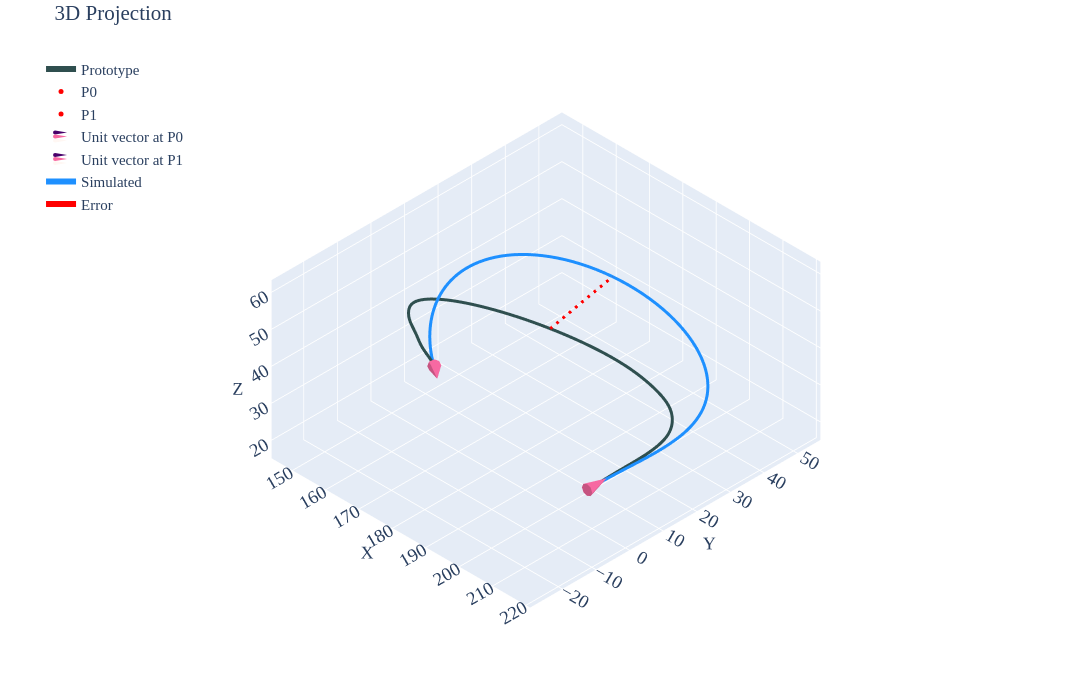
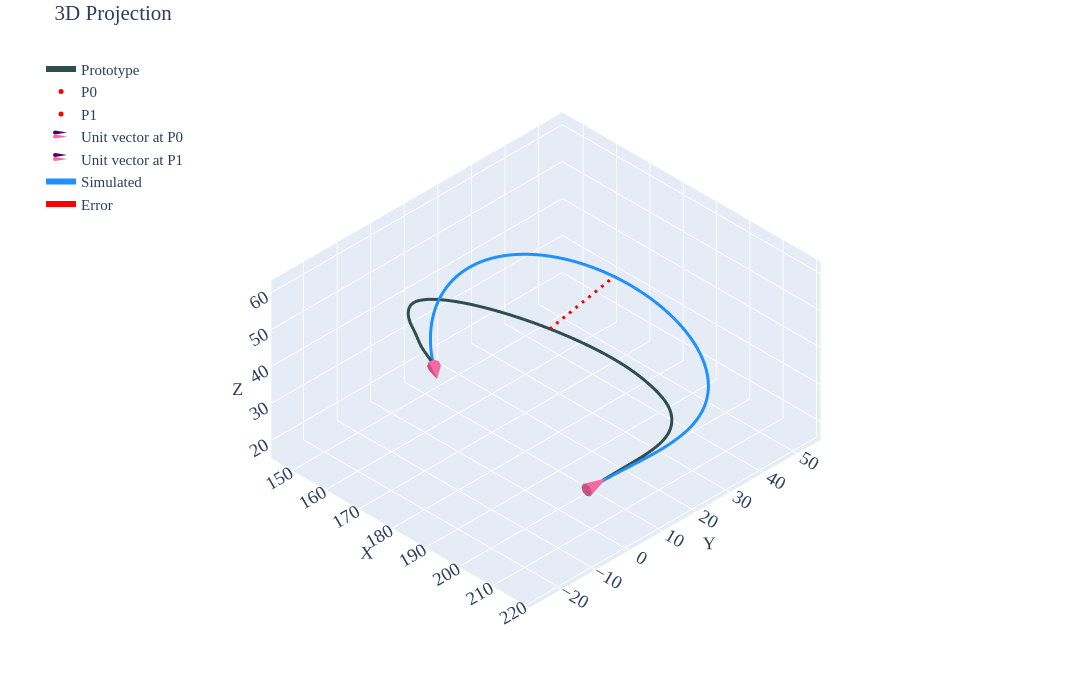
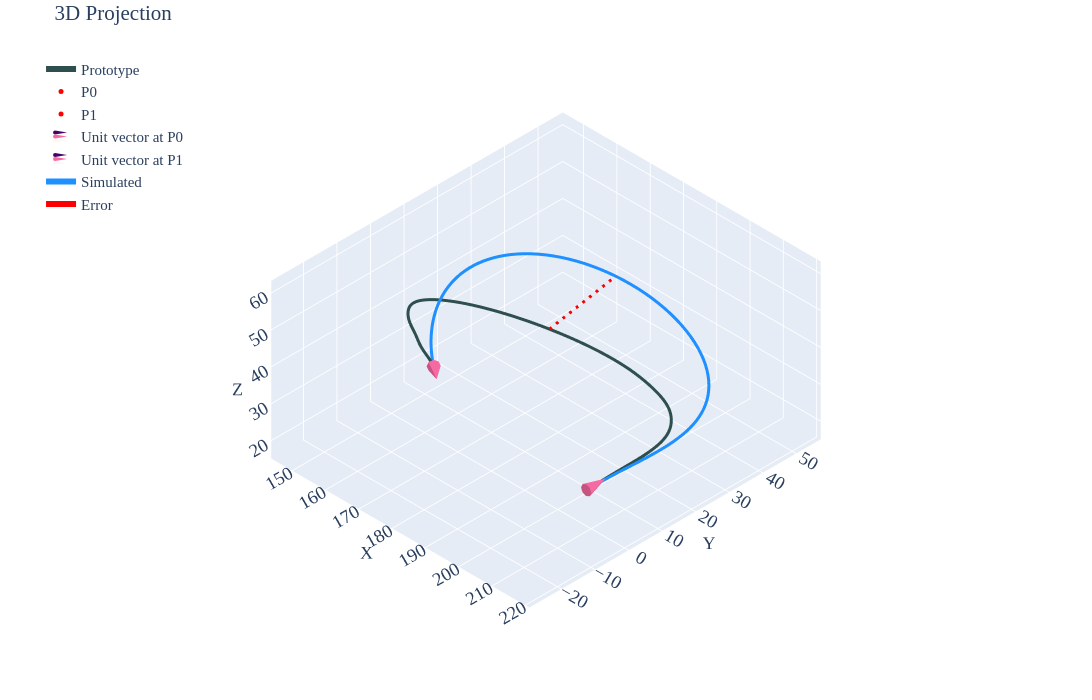
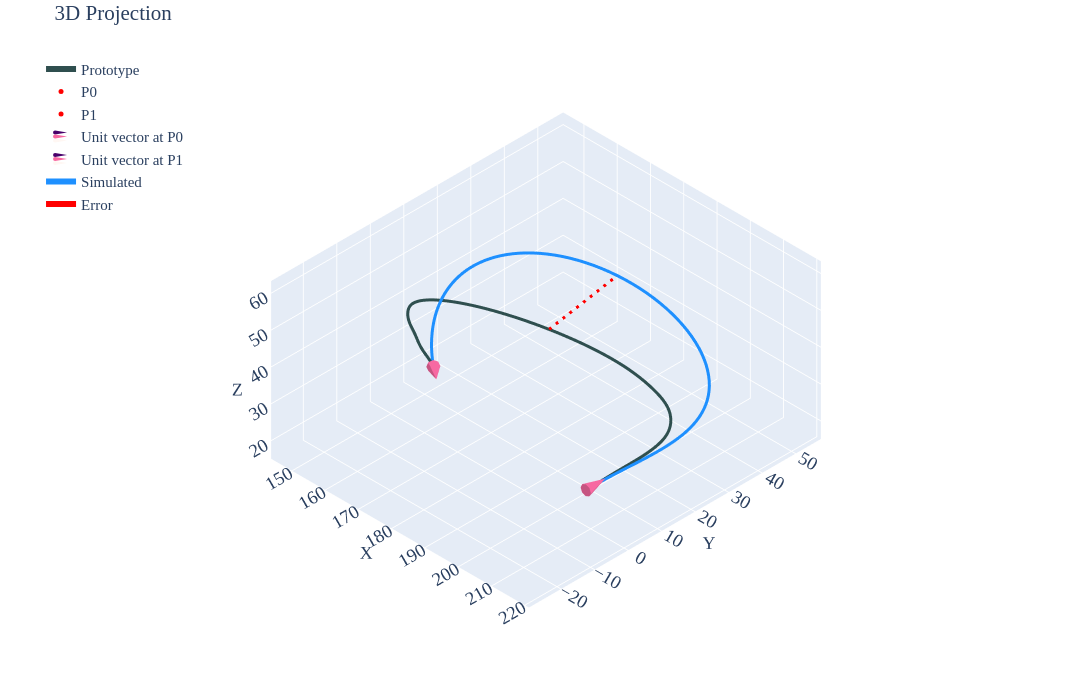

The notebook cell saved with these charts, in order:
### Code cell
df=pd.read_csv('../data/2810/p4-case2.csv')
tgt_dir=utils.dir_unitvectr(df.iloc[9,2:].values).T

cone_vectors = coner(tgt_dir, 10, 37)

for i in range(37):
    vectr_looper(tgt_dir=cone_vectors[i],iter=i,pfix='endvectr-new\\')
